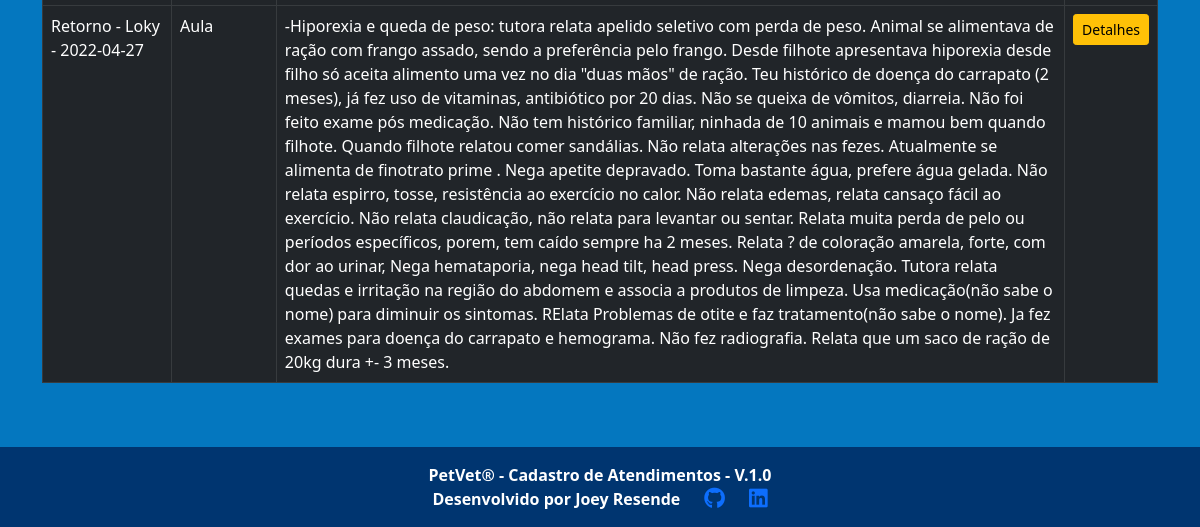
The app's page /core/general_clinics/ (signed in, lower part), older data.
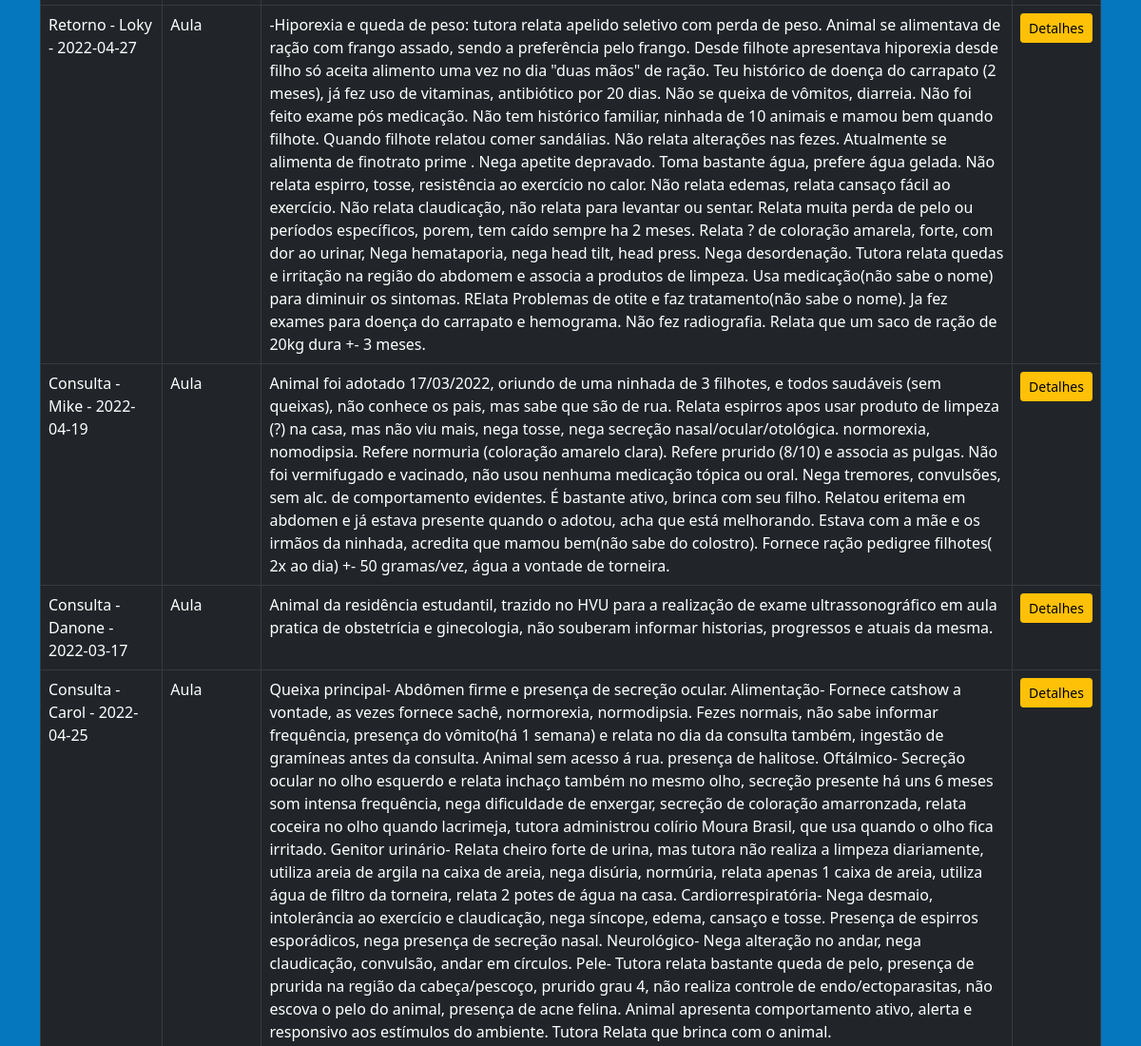
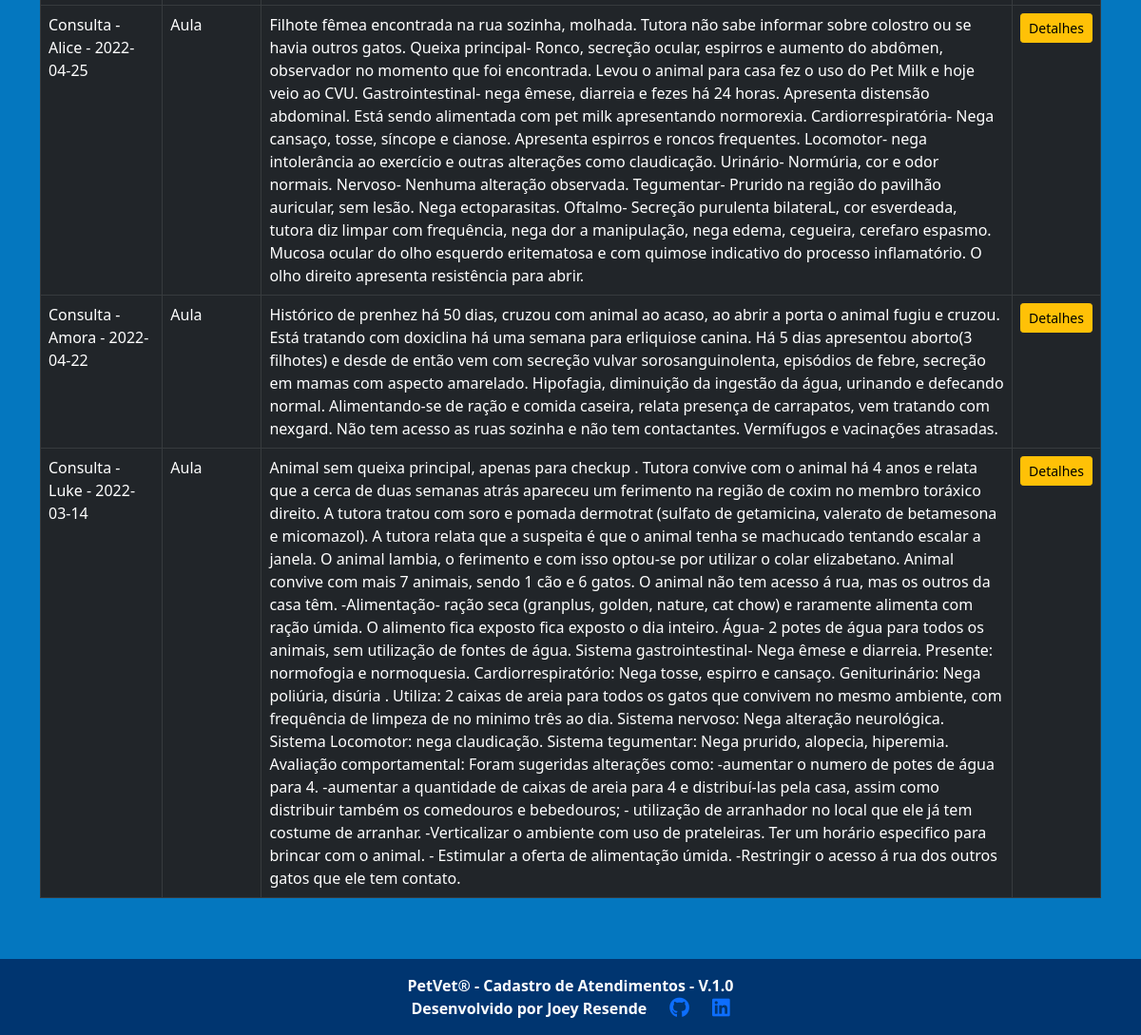
The same page, newer data (2 pictures, top to bottom).
### core/models.py (models this page shows, shortened)
class GeneralClinic(models.Model):
    medical_care = models.ForeignKey(
        'MedicalCare', on_delete=models.PROTECT, null=True, verbose_name='Atendimento')
    choice_anamnese = models.CharField(
        max_length=6, choices=type_anamnese, verbose_name='Tipo atendimento')
    anamnese = models.TextField(max_length=2000, verbose_name='Anamnese')
    choice_anti_rabica = models.CharField(
        max_length=23, choices=vaccination, verbose_name='Anti-Rábica')
    choice_type_v = models.CharField(
        max_length=7, choices=type_v, verbose_name='V8/V10/V12')
    choice_v = models.CharField(
        max_length=23, choices=vaccination, verbose_name='')
    choice_type_felina = models.CharField(
        max_length=23, choices=type_felina, verbose_name='Tríplice/Quádrupla Felina')
    choice_felina = models.CharField(
        max_length=23, choices=vaccination, verbose_name='')
    others_felina = models.CharField(
        max_length=30, null=True, blank=True, verbose_name='Outras Vacinas')
    choice_verminose = models.CharField(
        max_length=17, choices=vermi_ecto, verbose_name='Controle Verminose')
    others_verminose = models.CharField(
        max_length=30, null=True, blank=True, verbose_name='Verminose - Fármaco/Dose/Frequência')
    choice_ectopas = models.CharField(
        max_length=17, choices=vermi_ecto, verbose_name='Prevenção Ectoparasitas')
    others_ectopas = models.CharField(
        max_length=30, null=True, blank=True, verbose_name='Ectoparasitas - Fármaco/Dose/Frequência')
    choice_leish = models.CharField(
        max_length=17, choices=leish, verbose_name='Prevenção Leishmaniose')
    class Meta:
        ordering = ['id']

class MedicalCare(models.Model):
    id = models.AutoField(primary_key=True)
    date = models.DateField(default=date.today, verbose_name='Data')
    time = models.TimeField(verbose_name='Hora')
    pet_name = models.ForeignKey(
        'Pets', on_delete=models.PROTECT, null=True, verbose_name='Nome do Pet')
    procedure = models.CharField(
        max_length=8, choices=procedures, verbose_name='Tipo de atendimento')
    vet_name = models.ForeignKey(
        'Vet', on_delete=models.PROTECT, null=True, verbose_name='Veterinario')
    sedative = models.CharField(
        max_length=8, choices=type_sedative, default='Não', verbose_name='Tipo de sedativo')
    report = models.TextField(
        max_length=1000, verbose_name='Relato do problema')
    class Meta:
        ordering = ['-date']
    def __str__(self):
        return f'{self.procedure} - {self.pet_name} - {self.date}'

class Pets(models.Model):
    id = models.AutoField(primary_key=True)
    pet_name = models.CharField(
        max_length=30, verbose_name='Nome do Pet')
    species = models.CharField(
        max_length=20, verbose_name='Espécie')
    breed = models.CharField(
        max_length=30, verbose_name='Raça')
    gender = models.CharField(
        max_length=5, choices=sex_status, verbose_name='Genêro')
    date_of_birth = models.DateField(
        null=True, blank=True, verbose_name='Data de Nascimento')
    castrated = models.CharField(
        max_length=3, choices=castrated_status, default='N', verbose_name='Castrado?')
    weight = models.DecimalField(
        max_digits=6, decimal_places=3, verbose_name='Peso', default=0)
    tutor_name = models.ForeignKey(
        'Tutor', on_delete=models.PROTECT, null=True, verbose_name='Nome do Tutor')
    class Meta:
        ordering = ['-id']
    def __str__(self):
        return self.pet_name

### core/views.py (the view)
# urls.py: path('general_clinics/', GeneralClinicList.as_view(), name='general_clinics'),
class GeneralClinicList(LoginRequiredMixin, ListView):
    login_url = reverse_lazy('login')
    model = GeneralClinic
    template_name = 'core/general_clinic_list.html'

### core/templates/core/general_clinic_list.html (shortened to what this page needs)
{% extends 'core/base_model.html' %}
{% load static %}
{% block content %}
<a href="{% url 'general_clinic_new' %}" class="btn btn-success btn">Novo</a><br><br>
<div class="table-responsive">
  <table class="table table-bordered table-hover table-dark" id="general_clinic_table">
    <tbody>
      {% for each in object_list %}
      <tr>
        <td>{{ each.medical_care }}</td>
        <td>{{ each.choice_anamnese }}</td>
        <td>{{ each.anamnese }}</td>
        <td>
          <a href="{% url 'general_clinic_detail' each.pk %}" class="btn btn-warning btn-sm">Detalhes</a>
        </td>
      </tr>
      {% empty %}
      <tr>
        <td colspan="6">Nenhum exame clínico geral cadastrado.</td>
      </tr>
      {% endfor %}
    </tbody>
  </table>
</div>
{% endblock %}

Row changes from the older to the newer data that the page shows:
added GeneralClinic: medical_care "Consulta - Mike - 2022-04-19", choice_anamnese "Aula", anamnese "Animal foi adotado 17/03/2022, oriundo de uma ninhada de 3 filhotes, e todos saudáveis (sem queixas), não conhece os pais, mas sabe que são de rua. Relata espirros apos usar produto de limpeza (?) na casa, mas não viu mais, nega tosse, nega secreção nasal/ocular/otológica. normorexia, nomodipsia. Refere normuria (coloração amarelo clara). Refere prurido (8/10) e associa as pulgas. Não foi vermifugado e vacinado, não usou nenhuma medicação tópica ou oral. Nega tremores, convulsões, sem alc. de comportamento evidentes. É bastante ativo, brinca com seu filho. Relatou eritema em abdomen e já estava presente quando o adotou, acha que está melhorando. Estava com a mãe e os irmãos da ninhada,…"
added GeneralClinic: medical_care "Consulta - Danone - 2022-03-17", choice_anamnese "Aula", anamnese "Animal da residência estudantil, trazido no HVU para a realização de exame ultrassonográfico em aula pratica de obstetrícia e ginecologia, não souberam informar historias, progressos e atuais da mesma."
added GeneralClinic: medical_care "Consulta - Carol - 2022-04-25", choice_anamnese "Aula", anamnese "Queixa principal- Abdômen firme e presença de secreção ocular. Alimentação- Fornece catshow a vontade, as vezes fornece sachê, normorexia, normodipsia. Fezes normais, não sabe informar frequência, presença do vômito(há 1 semana) e relata no dia da consulta também, ingestão de gramíneas antes da consulta. Animal sem acesso á rua. presença de halitose. Oftálmico- Secreção ocular no olho esquerdo e relata inchaço também no mesmo olho, secreção presente há uns 6 meses som intensa frequência, nega dificuldade de enxergar, secreção de coloração amarronzada, relata coceira no olho quando lacrimeja, tutora administrou colírio Moura Brasil, que usa quando o olho fica irritado. Genitor urinário-…"
added GeneralClinic: medical_care "Consulta - Alice - 2022-04-25", choice_anamnese "Aula", anamnese "Filhote fêmea encontrada na rua sozinha, molhada. Tutora não sabe informar sobre colostro ou se havia outros gatos. Queixa principal- Ronco, secreção ocular, espirros e aumento do abdômen, observador no momento que foi encontrada. Levou o animal para casa fez o uso do Pet Milk e hoje veio ao CVU. Gastrointestinal- nega êmese, diarreia e fezes há 24 horas. Apresenta distensão abdominal. Está sendo alimentada com pet milk apresentando normorexia. Cardiorrespiratória- Nega cansaço, tosse, síncope e cianose. Apresenta espirros e roncos frequentes. Locomotor- nega intolerância ao exercício e outras alterações como claudicação. Urinário- Normúria, cor e odor normais. Nervoso- Nenhuma alteração…"
added GeneralClinic: medical_care "Consulta - Amora - 2022-04-22", choice_anamnese "Aula", anamnese "Histórico de prenhez há 50 dias, cruzou com animal ao acaso, ao abrir a porta o animal fugiu e cruzou. Está tratando com doxiclina há uma semana para erliquiose canina. Há 5 dias apresentou aborto(3 filhotes) e desde de então vem com secreção vulvar sorosanguinolenta, episódios de febre, secreção em mamas com aspecto amarelado. Hipofagia, diminuição da ingestão da água, urinando e defecando normal. Alimentando-se de ração e comida caseira, relata presença de carrapatos, vem tratando com nexgard. Não tem acesso as ruas sozinha e não tem contactantes. Vermífugos e vacinações atrasadas."
added GeneralClinic: medical_care "Consulta - Luke - 2022-03-14", choice_anamnese "Aula", anamnese "Animal sem queixa principal, apenas para checkup . Tutora convive com o animal há 4 anos e relata que a cerca de duas semanas atrás apareceu um ferimento na região de coxim no membro toráxico direito. A tutora tratou com soro e pomada dermotrat (sulfato de getamicina, valerato de betamesona e micomazol). A tutora relata que a suspeita é que o animal tenha se machucado tentando escalar a janela. O animal lambia, o ferimento e com isso optou-se por utilizar o colar elizabetano. Animal convive com mais 7 animais, sendo 1 cão e 6 gatos. O animal não tem acesso á rua, mas os outros da casa têm. -Alimentação- ração seca (granplus, golden, nature, cat chow) e raramente alimenta com ração úmida. O…"
